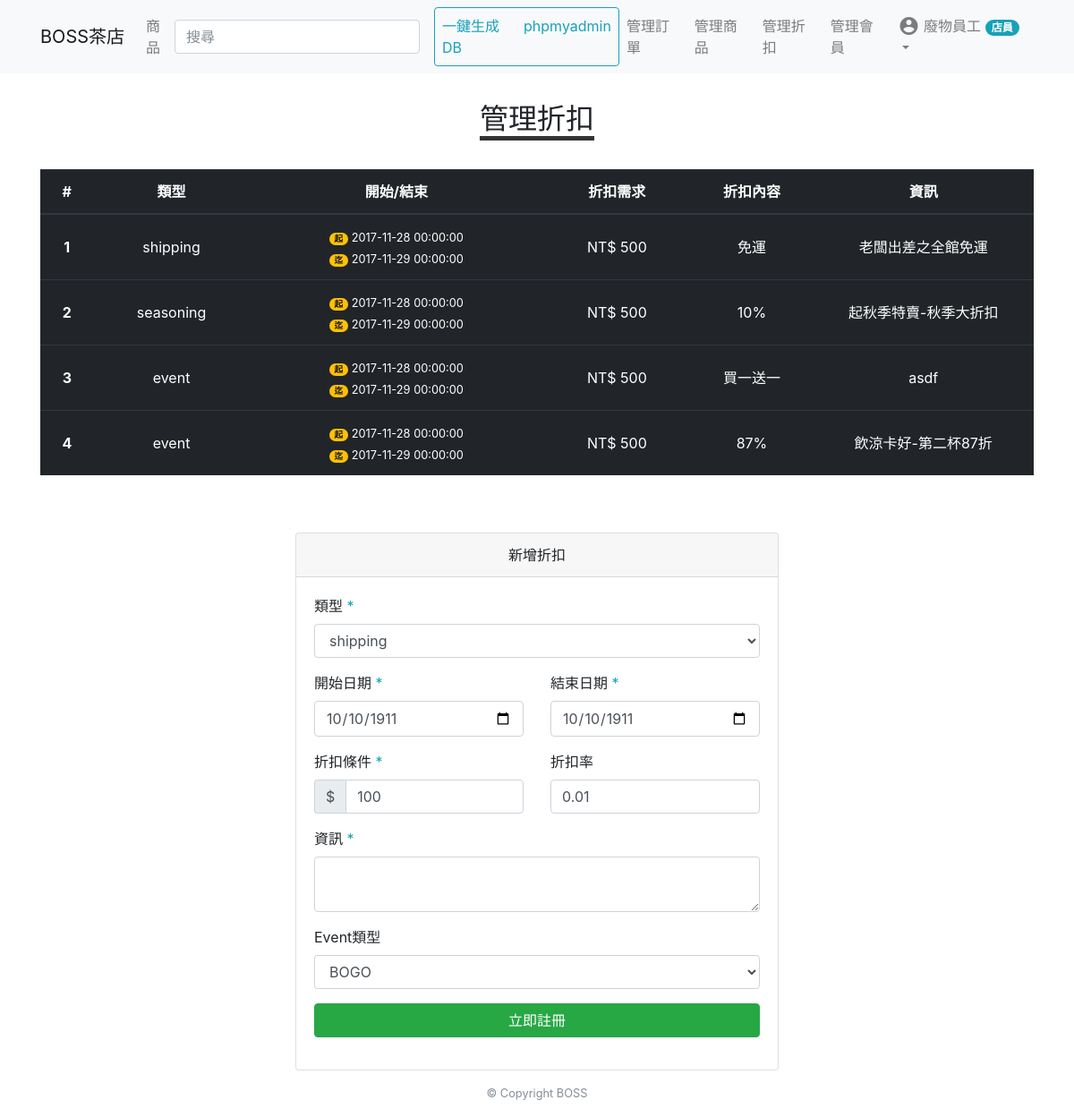
The app's page /discount_list.php (signed in) with its own data.
### tables this page shows
CREATE TABLE MEMBER(
  ID VARCHAR(20) PRIMARY KEY,
  Password VARCHAR(128) NOT NULL,
  Name VARCHAR(12) NOT NULL,
  Email VARCHAR(30) NOT NULL,
  Phone VARCHAR(10) NOT NULL,
  RegDate TIMESTAMP DEFAULT CURRENT_TIMESTAMP,
  Birth DATE,
  Gender ENUM('M', 'F', 'N'),
  Address VARCHAR(100),
  Position ENUM('S', 'A', 'C') NOT NULL
);

CREATE TABLE DISCOUNT (
  ID INT(7) UNSIGNED AUTO_INCREMENT PRIMARY KEY,
  Type ENUM('shipping', 'seasoning', 'event'),
  PeriodFrom DATETIME NOT NULL,
  PeriodTo DATETIME NOT NULL,
  Requirement INT(7) UNSIGNED,
  Rate DOUBLE(3,3) NOT NULL,
  Info VARCHAR(100) NOT NULL,
  EventType ENUM('BOGO', 'discount')
);

### verification.php (called while the page is built, shortened)
<?php
include('connection.php');
if(isset($_SESSION['ID'])){
  $user_id = $_SESSION['ID'];
  $sql = "SELECT * FROM MEMBER WHERE ID='$user_id'";
  $rows = mysqli_fetch_array($conn->query($sql));
  $user_name = $rows['Name'];
  $user_position = $rows['Position'];
}

### discount_list.php (the view, shortened to what this page needs)
<!DOCTYPE html>
<html>
<head>
  <?php include('style.php') ?>
</head>
<body>
  <?php include('nav.php') ?>
  <div class="container my-3">
    <div class="row">
      <div class="col-12 text-center">
        <h2 class="d-inline-block my-3" style="border-bottom:5px #333 solid;">管理折扣</h2>
        <table class="table table-hover table-dark my-3 ">
          <thead>
            <tr>
              <th scope="col" style="width:2rem;">#</th>
              <th scope="col" style="width:5rem;" >類型</th>
              <th scope="col" style="width:12rem;">開始/結束</th>
              <th scope="col" style="width:6rem;">折扣需求</th>
              <th scope="col" style="width:5rem;">折扣內容</th>
              <th scope="col" style="width:9rem;">資訊</th>
            </tr>
          </thead>
          <tbody>
            <?php
            $sql = 'SELECT * FROM DISCOUNT';
            $result = $conn->query($sql);
            while($rows = mysqli_fetch_array($result))
            {
              echo '<tr style="cursor: pointer;" onclick="location.href=\'discount_list_detail.php?ID=' . $rows['ID'].'\'">';
              echo '<th scope="row" class="align-middle">'.$rows['ID'].'</th>';
              $Type = ($rows['EventType']=='event')?'-'.$rows['EventType']:'';
              echo '<td class="align-middle">'.$rows['Type'].$Type.'</td>';
              echo '<td class="align-middle"><small><span class="badge badge-pill badge-warning mr-1">起</span>'.$rows['PeriodFrom'].'<br><span class="badge badge-pill badge-warning mr-1">迄</span>'.$rows['PeriodTo'].'</small></td>';
              echo '<td class="align-middle">NT$ '.$rows['Requirement'].'</td>';
              if($rows['Type']=='shipping'){
                $RateText='免運';
              }else if($rows['EventType']=='BOGO'){
                $RateText='買一送一';
              }else{
                $RateText=($rows['Rate']*100).'%';
              }
              echo '<td class="align-middle">'. $RateText.'</td>';
              echo '<td class="align-middle">'.$rows['Info'].'</td>';
              echo '</tr>';
            }
            ?>
          </tbody>
        </table>
      </div>
      <div class="col-6 offset-3 mt-5">
        <div class="card">
          <div class="card-header text-center">新增折扣</div>
          <div class="card-body">
            <form class="row" action="discount_list_new_add.php" method="post" enctype="multipart/form-data" >
              <div class="col-12 form-group">
                <label for="">類型 <span class="text-info">*</span></label>
                <select class="form-control" name="Type" required>
                  <option value="shipping">shipping</option>
                </select>
              </div>
              <div class="col-12 col-lg-6 form-group">
                <label for="">開始日期 <span class="text-info">*</span></label>
                <input type="date" value="1911-10-10" name="PeriodFrom" class="form-control" >
              </div>
              <div class="col-12 col-lg-6 form-group">
                <label for="">結束日期 <span class="text-info">*</span></label>
                <input type="date" value="1911-10-10" name="PeriodTo" class="form-control" >
              </div>
              <div class="col-12 col-lg-6 form-group">
                <label for="">折扣條件 <span class="text-info">*</span></label>
                <div class="input-group">
                  <span class="input-group-addon">$</span>
                  <input type="number" value="100" name="Requirement" min="1" class="form-control" >
                </div>
              </div>
              <div class="col-12 col-lg-6 form-group">
                <label for="">折扣率</label>
                <input type="number" value="0.01" name="Rate" step="0.01" min="0.01" max="0.99" class="form-control" >
              </div>
              <div class="col-12 form-group">
                <label for="">資訊 <span class="text-info">*</span></label>
                <textarea type="text" value="admin" name="Info" placeholder="" maxlength="100" class="form-control" rows="2" required></textarea>
              </div>
              <div class="col-12 form-group">
                <label for="">Event類型</label>
                <select class="form-control" name="EventType" required>
                  <option value="BOGO">BOGO</option>
                </select>
              </div>
              <div class="col-12 form-group">
                <button class="btn btn-success btn-block" type="submit" >立即註冊</button>
              </div>
            </form>
          </div>
        </div>
      </div>
    </div>
  </div>
  <?php include('footer.php') ?>
</body>
</html>

### style.php
<link rel="stylesheet" href="css/bootstrap.min.css">
<link rel="stylesheet" href="css/material-icon.css" >
<link rel="stylesheet" href="css/style.css">
<link rel="stylesheet" href="css/animation.css">

### nav.php (shortened to what this page needs)
<?php
$this_page = pathinfo($_SERVER['PHP_SELF'])['filename']
?>
<?php
  include('verification.php');
  $admin_display  = ($user_position=='A'||$user_position=='S')?'':'d-none ';
?>
<nav class="navbar navbar-expand-lg navbar-light bg-light sticky-top">
  <div class="container">
    <a class="navbar-brand" href="index.php">BOSS茶店</a>
    <div class="collapse navbar-collapse" id="navbarSupportedContent">
      <ul class="navbar-nav mr-auto">
        <li class="nav-item <?php echo ($this_page =='product')?'active':''; ?>">
          <a class="nav-link " href="product.php">商品</a>
        </li>
        <form class="form-inline mx-0 mx-lg-2 my-2 my-lg-0" method="get" action="product.php">
          <input class="form-control mr-sm-2" type="search" placeholder="搜尋" name="search" required>
        </form>
      </ul>
      <?php
      if(debug_mode){
        echo '<ul class="navbar-nav border border-info rounded ">
        <li class="nav-item">
        <a class="nav-link text-info" href="db.php">一鍵生成DB</a>
        </li>
        <li class="nav-item">
        <a class="nav-link text-info" target="_blank" href="http://localhost/phpmyadmin/">phpmyadmin</a>
        </li>
        </ul>';
      }
      ?>
      <ul class="navbar-nav ml-auto">
        <li class="nav-item <?php echo ($this_page =='order')?'active ':'' ?> <?php echo $admin_display ?>">
          <a class="nav-link" href="order_list.php">管理訂單</a>
        </li>
        <li class="nav-item <?php echo ($this_page =='product_list')?'active ':'' ?> <?php echo $admin_display ?>">
          <a class="nav-link" href="product_list.php">管理商品</a>
        </li>
        <li class="nav-item <?php echo ($this_page =='user_list')?'active ':'' ?> <?php echo $admin_display ?>">
          <a class="nav-link" href=" discount_list.php">管理折扣</a>
        </li>
        <li class="nav-item <?php echo ($this_page =='user_list')?'active ':'' ?> <?php echo $admin_display ?>">
          <a class="nav-link" href="user_list.php">管理會員</a>
        </li>
        <li class="nav-item dropdown <?php echo isset($_SESSION['ID'])?'':'d-none' ?>">
          <a class="nav-link dropdown-toggle" href="#" id="user" role="button" data-toggle="dropdown" aria-haspopup="true" aria-expanded="false">
            <i class="material-icons">account_circle</i>
            <?php echo $user_name ?>
            <?php
            if($user_position=='A'){
              echo '<span class="badge badge-pill badge-warning">管理員</span>';
            }else if($user_position=='S'){
              echo '<span class="badge badge-pill badge-info">店員</span>';
            }
            ?>
          </a>
        </li>
      </ul>
    </div>
  </div>
</nav>

### footer.php (shortened to what this page needs)
<div class="container mt-3">
  <div class="row">
    <div class="col-12">
      <small>
        <p class="text-muted text-center">© Copyright BOSS</p>
      </small>
    </div>
  </div>
</div>

### css/style.css (style rules this page uses)
.material-icons { vertical-align: bottom; }

### records on screen
member: Name "廢物員工"
discount: ID "1", Type "shipping", PeriodFrom "2017-11-28 00:00:00", PeriodTo "2017-11-29 00:00:00", Requirement "500", Type "免運", Info "老闆出差之全館免運"
discount: ID "2", Type "seasoning", PeriodFrom "2017-11-28 00:00:00", PeriodTo "2017-11-29 00:00:00", Requirement "500", Rate "10%", Info "起秋季特賣-秋季大折扣"
discount: ID "3", Type "event", PeriodFrom "2017-11-28 00:00:00", PeriodTo "2017-11-29 00:00:00", Requirement "500", EventType "買一送一", Info "asdf"
discount: ID "4", Type "event", PeriodFrom "2017-11-28 00:00:00", PeriodTo "2017-11-29 00:00:00", Requirement "500", Rate "87%", Info "飲涼卡好-第二杯87折"
